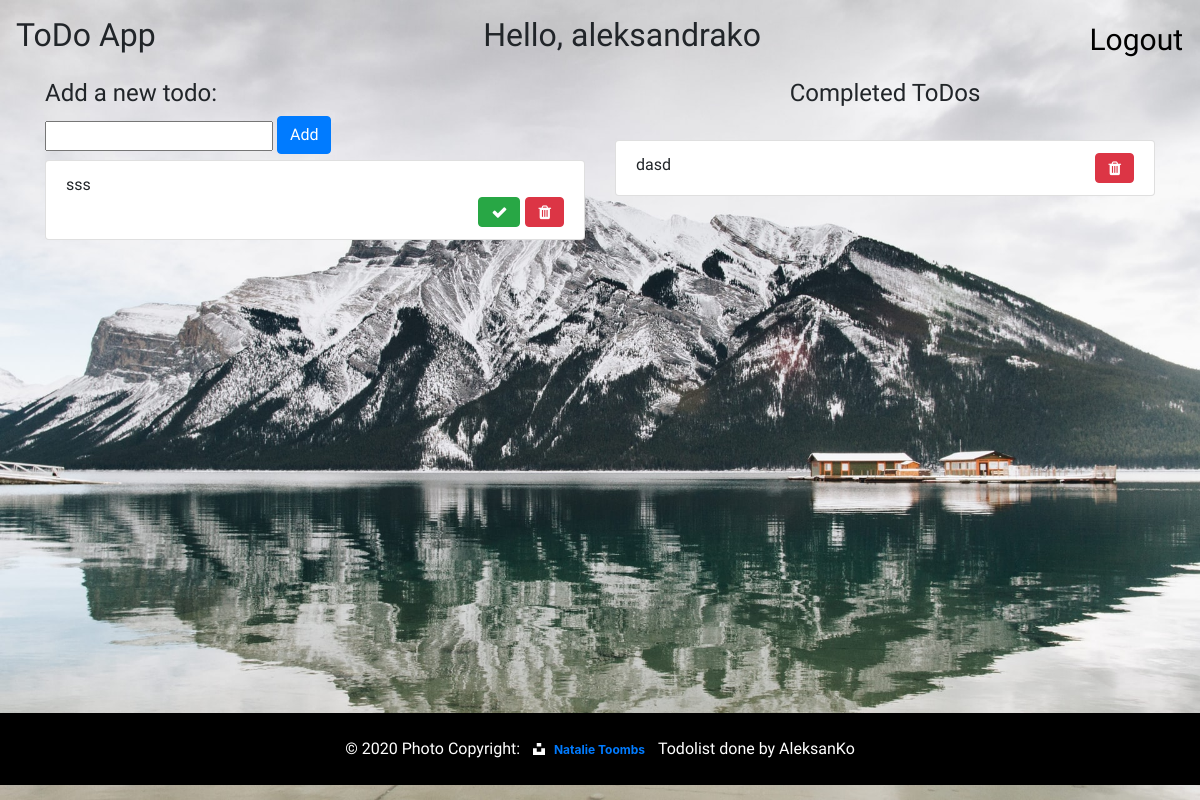
Page /todo/ (signed in) on the earlier database version.
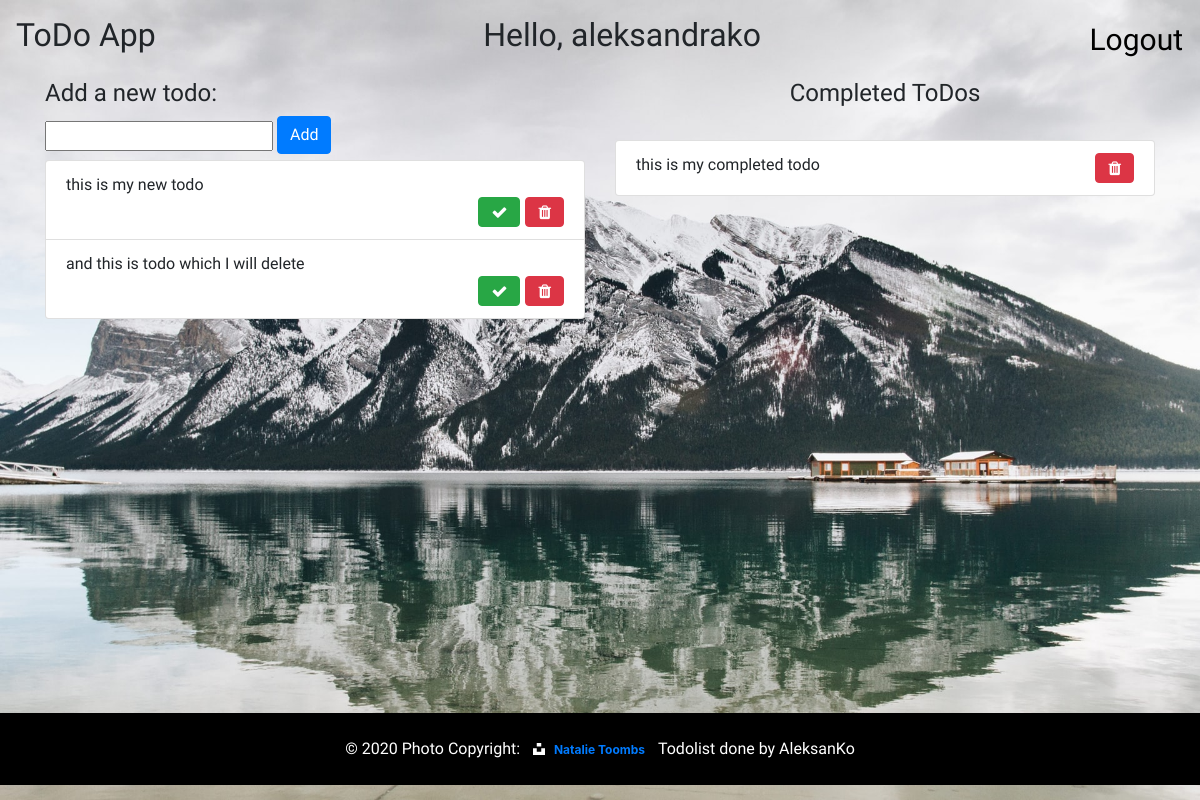
Same page on the later database version.
### todo/models.py (models this page shows, shortened)
class ToDoNode(models.Model):
    user = models.ForeignKey(User, on_delete=models.CASCADE, null=True)
    todo = models.CharField(max_length=100,blank=False)
    done = models.BooleanField(default=False)

### todo/views.py (the view)
# urls.py: path('todo/',views.viewToDo, name='todos'),
@login_required
def viewToDo(request):
    all_todos = ToDoNode.objects.filter(user=request.user)
    all_not_completed_todos = all_todos.filter(done=False)
    all_completed_todos = all_todos.filter(done=True)
    form = ToDoFormCreate()
    return render(request,'todo.html',{'form':form,
                                       'all_items':all_todos,
                                       'all_not_completed_items':all_not_completed_todos,
                                       'all_completed_items':all_completed_todos})

### todo/forms.py
class ToDoFormCreate(forms.ModelForm):
    todo = forms.CharField(label='')
    class Meta:
        model = ToDoNode
        fields = ['todo',]

### templates/todo.html (shortened to what this page needs)
{%extends 'base.html'%}
{%load bootstrap%}
{% block content %}
   {% if user.is_authenticated %}
    <div class="container" style="min-height:76.3vh">
        <div class="row">
            <div class="col" style="text-align:left">
        <form action="{% url 'add_todo'%}" method="post">
        <h4 style="margin-bottom:0px"><label for="add_todo">Add a new todo:</label></h4>
        {{form.todo|bootstrap}}
        <button type="submit" class="btn btn-primary" style="margin-bottom:3px">Add</button>
        </form>
    <div class="list-group" style="margin-top:3px">
     {% if all_not_completed_items%}
    {% for item in all_not_completed_items %}
    <a class='list-group-item' style="margin-bottom:10px margin-top:10px">{{item.todo}}
        <div class="text-right">
        <form action="{% url 'complete_todo' item.id %}"
          style="display:inline;"
          method="post">
        <button type="submit" class="btn btn-success fa fa-check" style="margin-right:5px"></button>
    </form>
        <form action='{% url "delete_todo" item.id %}'
          style="display:inline;"
          method="post">
        <button type="submit" class="btn btn-danger float-right fa fa-trash"></button>
        </form>
        </div>
    </a>
        {% endfor %}
        {%else%}
        <div class="text-center" style="margin-bottom:10px margin-top:10px"><h4>You have nothing to do so far.</h4></div>
        {%endif%}
</div>
</div>
        <div class="col">
            <h4 style="text-align:center">Completed ToDos</h4>
            <br>
            <div class="list-group">
            {%if all_completed_items%}
                {% for item in all_completed_items %}
                 <a class='list-group-item' style="margin-bottom:10px margin-top:10px">{{item.todo}}
                     <form action='{% url "delete_todo" item.id %}'
                           style="display:inline;"
                           method="post">
                <button type="submit" class="btn btn-danger float-right fa fa-trash"></button>
                 </form></a>
                {%endfor%}
                {%else%}
                <div class="text-center"><span style="font-size:25px">You have done nothing so far.</span></div>
                {%endif%}
        </div>
    </div>
    </div>
    </div>
    {%endif%}
{% endblock %}

### templates/base.html (shortened to what this page needs)
<!DOCTYPE html>
{%load static%}
<html lang="en">
<head>
    <link rel="stylesheet" href="https://stackpath.bootstrapcdn.com/bootstrap/4.1.3/css/bootstrap.min.css">
    <link rel="stylesheet" href="https://stackpath.bootstrapcdn.com/font-awesome/4.7.0/css/font-awesome.min.css">
    <link rel="stylesheet" href="{% static 'styles.css' %}">
</head>
<body>
{%block header%}
<header class="navbar" style="background:none !important;">
    <span class="navbar-text"><h2>ToDo App</h2></span>
    <span class="navbar-text"><h2>Hello, {{user.username}}</h2></span>
    <ul class="navbar-nav">
   {% if user.is_authenticated %}
     <li class="nav-item">
         <a class="btn nav-link cursive-btn" href="{% url 'logout'%}?next={{request.path}}">Logout</a>
     </li>
   {% else %}
     <li class="nav-item">
         <a class="btn nav-link cursive-btn" href="{% url 'login'%}?next={{request.path}}">Login</a></li>
   {% endif %}
  </ul>
</header>
{%endblock header%}
{% block content%}
{% endblock content%}
{%block footer%}
<footer class="page-footer font-small blue pt-4" style="bottom:0;display:block;">
  <div class="footer-copyright text-center py-3" style="background-color:black;color:white;">© 2020 Photo Copyright:
    <a style="text-decoration:none;padding:4px 6px;font-family:-apple-system, BlinkMacSystemFont, &quot;San Francisco&quot;, &quot;Helvetica Neue&quot;, Helvetica, Ubuntu, Roboto, Noto, &quot;Segoe UI&quot;, Arial, sans-serif;font-size:12px;font-weight:bold;line-height:1.2;display:inline-block;border-radius:3px;" href="https://unsplash.com/@nhdt?utm_medium=referral&amp;utm_campaign=photographer-credit&amp;utm_content=creditBadge" target="_blank" rel="noopener noreferrer" title="Download free do whatever you want high-resolution photos from Natalie Toombs">
        <span style="display:inline-block;padding:2px 3px">
        <svg xmlns="http://www.w3.org/2000/svg" style="height:12px;width:auto;position:relative;vertical-align:middle;top:-2px;fill:white" viewBox="0 0 32 32">
            <title>unsplash-logo</title>
            <path d="M10 9V0h12v9H10zm12 5h10v18H0V14h10v9h12v-9z"></path>
        </svg>
        </span>
        <span style="display:inline-block;padding:2px 3px">Natalie Toombs</span>
    </a>
      <span class="navbar-text">Todolist done by AleksanKo</span>
  </div>
</footer>
{%endblock footer%}
</body>
</html>

### todo/static/styles.css (style rules this page uses)
body { min-height: 100%; margin:0; padding:0; overflow:auto; background: url("natalie-toombs-H-oqmLvMjPE-unsplash.jpg"); background-size: cover; font-family: 'Indie Flower', cursive; }
.cursive-btn { font-family: 'Indie Flower', cursive; font-size: 30px; color: black; }
form { display:inline; }

Differences in the rows shown:
removed ToDoNode: todo "sss", shown under "Add a new todo:"
removed ToDoNode: todo "dasd", shown under "Completed ToDos"
added ToDoNode: todo "this is my new todo", shown under "Add a new todo:"
added ToDoNode: todo "and this is todo which I will delete", shown under "Add a new todo:"
added ToDoNode: todo "this is my completed todo", shown under "Completed ToDos"
